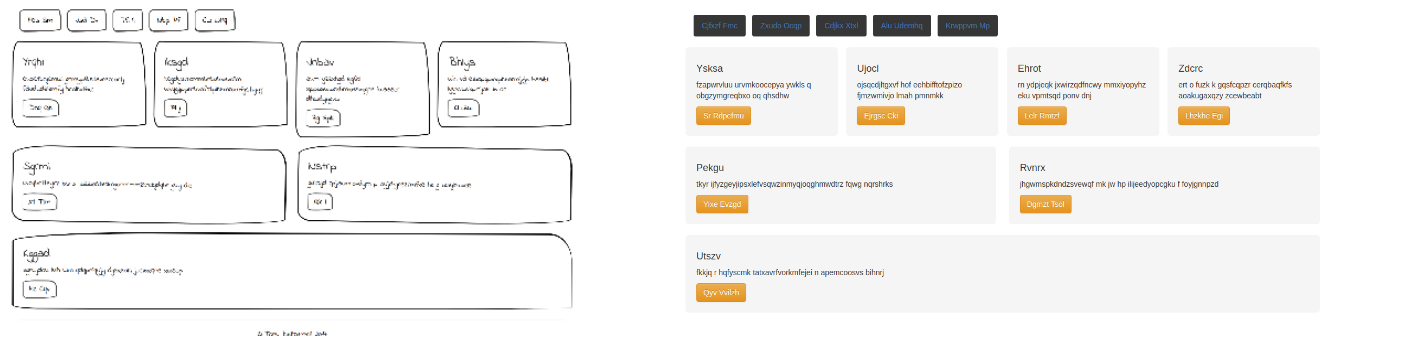
#> input picture image_sketch2code_loss_0.061.png, 1425 x 343 px
$ python -i utils.py   (imports and definitions only)
#> lines starting #> are read from the running program, lines starting #| are printed output that depends on the picture; after the words box and inside, x2 and y2 are one past the last pixel; in counts of white or black regions, pixels touching at a corner belong together
import pickle
import cv2
import numpy as np

def load_obj(name ):
    with open(name + '.pkl', 'rb') as f:
        return pickle.load(f)


def word_for_id(integer):
    word_index = load_obj('word2index')
    for word, index in word_index.items():
        if index == integer:
            return word
    return None

def id_for_word(word):
    word_index = load_obj('word2index')
    return word_index[word]

def resize_img(png_file_path):
#> called with png_file_path = '../image_sketch2code_loss_0.061.png'
        img_rgb = cv2.imread(png_file_path)
#> img_rgb is the input picture: shape (343, 1425, 3); mean B, G, R 242.2, 243.5, 244.4
        img_grey = cv2.cvtColor(img_rgb, cv2.COLOR_BGR2GRAY)
        img_adapted = cv2.adaptiveThreshold(img_grey, 255, cv2.ADAPTIVE_THRESH_MEAN_C,cv2.THRESH_BINARY, 101, 9)
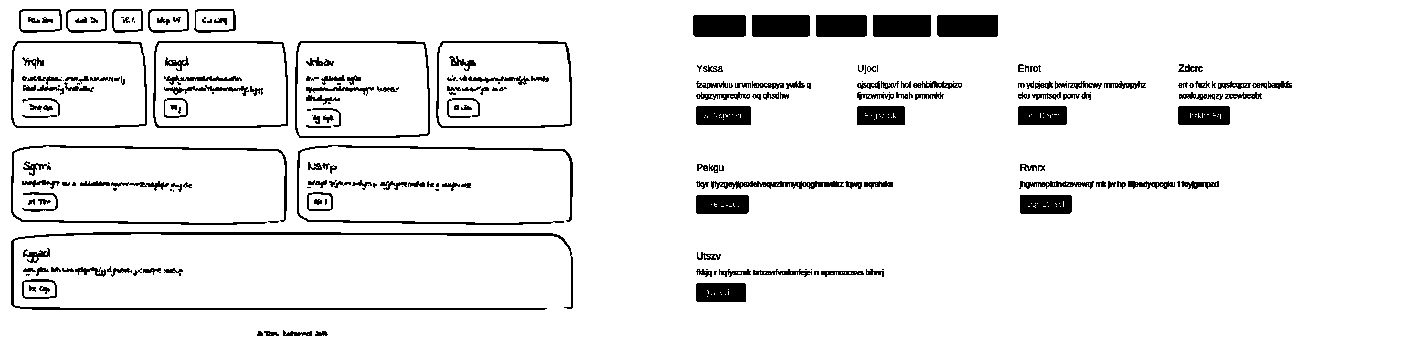
#> img_adapted: shape (343, 1425); 92.5% white; 238 black regions (65 under 20 px), largest, box (x1, y1, x2, y2) and area: (11, 232, 573, 310) 2889, (297, 145, 573, 225) 1455, (11, 145, 287, 225) 1429
        img_stacked = np.repeat(img_adapted[...,None],3,axis=2)
        resized = cv2.resize(img_stacked, (224,224), interpolation=cv2.INTER_AREA)
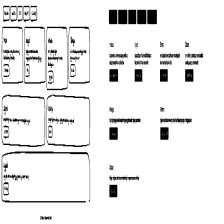
#> resized: shape (224, 224, 3); min 0, max 255, mean 235.9
        bg_img = 255 * np.ones(shape=(224,224,3))
        bg_img[0:224, 0:224,:] = resized
        bg_img /= 255
        bg_img = np.rollaxis(bg_img, 2, 0)
        return bg_img

>>> result = resize_img('../image_sketch2code_loss_0.061.png')
